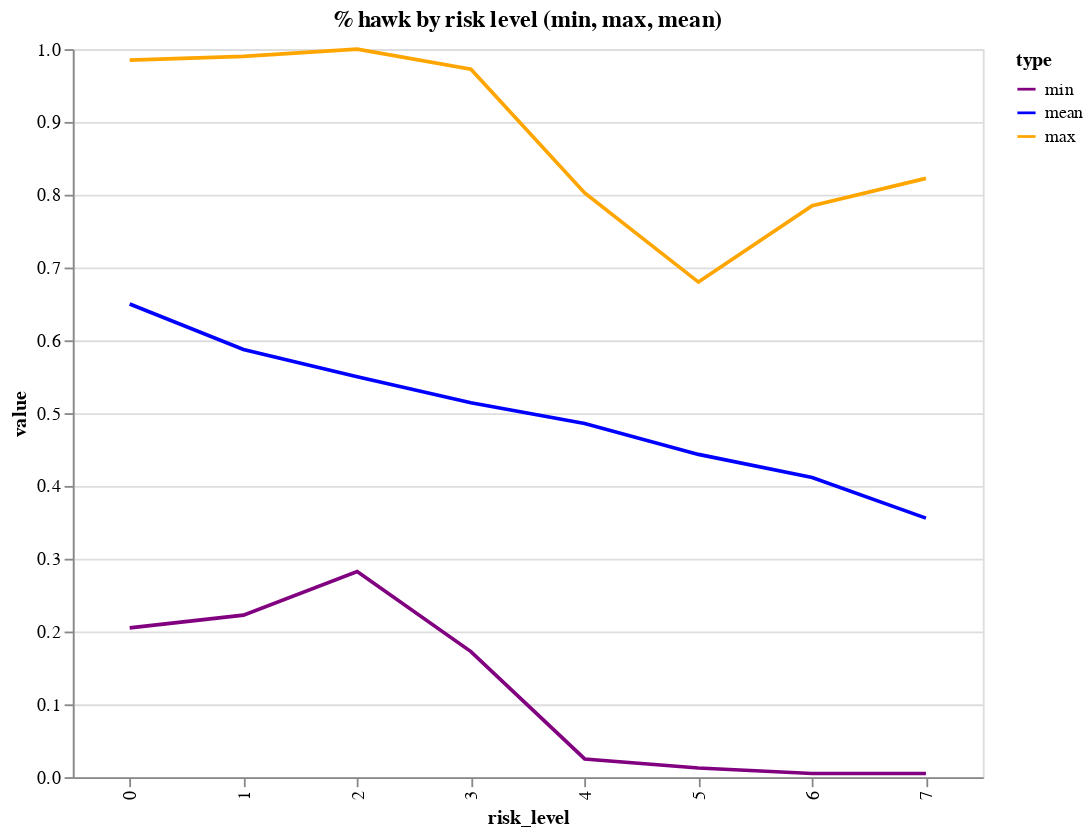

Here is the notebook cell this chart was saved with:
### Code cell
alt.Chart(alt_hawkstats_df).mark_line().encode(
    x='risk_level:N', 
    y='value',
    color=alt.Color('type').scale(domain=['min', 'mean', 'max'], range=['purple', 'blue', 'orange'])
).properties(
    title='% hawk by risk level (min, max, mean)',
    width=500,
    height=400
)

### Figure 1 — Vega-Lite specification as saved in the notebook (floating-point values rounded to 4 significant figures)
{"config": {"view": {"continuousWidth": 300, "continuousHeight": 300}}, "data": {"name": "data-e0fca38a861eb4f4a3f909c470f12d8e"}, "mark": {"type": "line"}, "encoding": {"color": {"field": "type", "scale": {"domain": ["min", "mean", "max"], "range": ["purple", "blue", "orange"]}, "type": "nominal"}, "x": {"field": "risk_level", "type": "nominal"}, "y": {"field": "value", "type": "quantitative"}}, "height": 400, "title": "% hawk by risk level (min, max, mean)", "width": 500, "$schema": "https://vega.github.io/schema/vega-lite/v5.14.1.json", "datasets": {"data-e0fca38a861eb4f4a3f909c470f12d8e": [{"risk_level": 0, "value": 0.985, "type": "max"}, {"risk_level": 0, "value": 0.65, "type": "mean"}, {"risk_level": 0, "value": 0.205, "type": "min"}, {"risk_level": 1, "value": 0.99, "type": "max"}, {"risk_level": 1, "value": 0.5875, "type": "mean"}, {"risk_level": 1, "value": 0.2225, "type": "min"}, {"risk_level": 2, "value": 1.0, "type": "max"}, {"risk_level": 2, "value": 0.55, "type": "mean"}, {"risk_level": 2, "value": 0.2825, "type": "min"}, {"risk_level": 3, "value": 0.9725, "type": "max"}, {"risk_level": 3, "value": 0.5142, "type": "mean"}, {"risk_level": 3, "value": 0.1725, "type": "min"}, {"risk_level": 4, "value": 0.8025, "type": "max"}, {"risk_level": 4, "value": 0.4858, "type": "mean"}, {"risk_level": 4, "value": 0.025, "type": "min"}, {"risk_level": 5, "value": 0.68, "type": "max"}, {"risk_level": 5, "value": 0.4433, "type": "mean"}, {"risk_level": 5, "value": 0.0125, "type": "min"}, {"risk_level": 6, "value": 0.785, "type": "max"}, {"risk_level": 6, "value": 0.4117, "type": "mean"}, {"risk_level": 6, "value": 0.005, "type": "min"}, {"risk_level": 7, "value": 0.8225, "type": "max"}, {"risk_level": 7, "value": 0.3558, "type": "mean"}, {"risk_level": 7, "value": 0.005, "type": "min"}]}}
